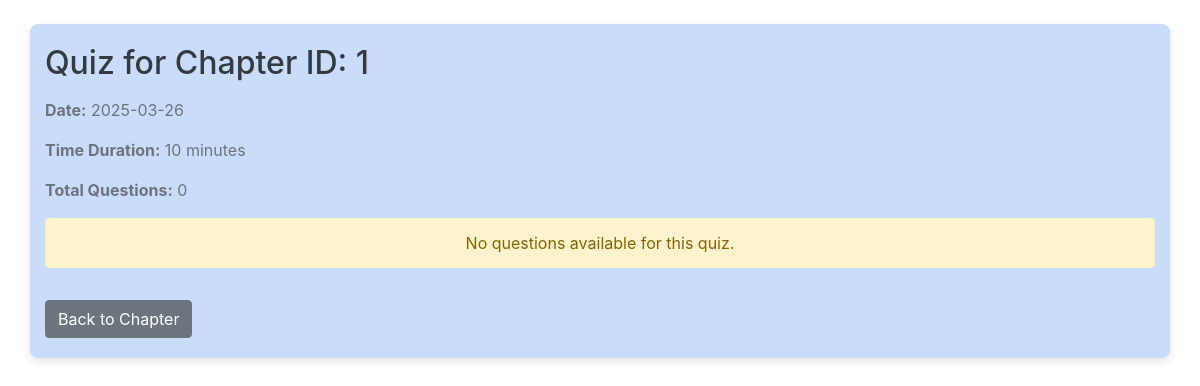
The app's page /quiz/1 with its own data.
### app.py (models this page shows)
class Quiz(db.Model):
    id = db.Column(db.Integer, primary_key=True)
    chapter_id = db.Column(db.Integer, db.ForeignKey('chapter.id'), nullable=False)
    date_of_quiz = db.Column(db.Date, nullable=False)
    time_duration = db.Column(db.Integer, nullable=False)
    remarks = db.Column(db.Text)
    chapter = db.relationship('Chapter', backref=db.backref('quizzes', lazy=True))

### app.py (the view)
@app.route('/quiz/<int:quiz_id>')
def start_quiz(quiz_id):
    quiz = Quiz.query.get_or_404(quiz_id)
    questions = Question.query.filter_by(quiz_id=quiz.id).all()
    return render_template('quiz.html', quiz=quiz, questions=questions)

### templates/quiz.html (shortened to what this page needs)
{% extends "base.html" %}
{% block body %}
<div class="container mt-4">
    <div class="row">
        <div class="col-md-12">
            {% if quiz %}
                <h2 class="mb-3">Quiz for Chapter ID: {{ quiz.chapter_id }}</h2>
                <p class="text-muted"><strong>Date:</strong> {{ quiz.date_of_quiz }}</p>
                <p class="text-muted"><strong>Time Duration:</strong> {{ quiz.time_duration }} minutes</p>
                <p class="text-muted"><strong>Total Questions:</strong> {{ questions|length }}</p>
                {% if questions %}
                    <form method="POST" action="{{ url_for('submit_quiz', quiz_id=quiz.id) }}">
                        {% for question in questions %}
                            <div class="card mb-3">
                                <div class="card-body">
                                    <h5 class="card-title">{{ loop.index }}. {{ question.question_statement }}</h5>
                                    <div class="form-check">
                                        <input class="form-check-input" type="radio" name="question_{{ question.id }}" value="{{ question.option1 }}" id="option1_{{ question.id }}" required>
                                        <label class="form-check-label" for="option1_{{ question.id }}">
                                            {{ question.option1 }}
                                        </label>
                                    </div>
                                    <div class="form-check">
                                        <input class="form-check-input" type="radio" name="question_{{ question.id }}" value="{{ question.option2 }}" id="option2_{{ question.id }}">
                                        <label class="form-check-label" for="option2_{{ question.id }}">
                                            {{ question.option2 }}
                                        </label>
                                    </div>
                                    <div class="form-check">
                                        <input class="form-check-input" type="radio" name="question_{{ question.id }}" value="{{ question.option3 }}" id="option3_{{ question.id }}">
                                        <label class="form-check-label" for="option3_{{ question.id }}">
                                            {{ question.option3 }}
                                        </label>
                                    </div>
                                    <div class="form-check">
                                        <input class="form-check-input" type="radio" name="question_{{ question.id }}" value="{{ question.option4 }}" id="option4_{{ question.id }}">
                                        <label class="form-check-label" for="option4_{{ question.id }}">
                                            {{ question.option4 }}
                                        </label>
                                    </div>
                                </div>
                            </div>
                        {% endfor %}
                        <button type="submit" class="btn btn-primary">Submit Quiz</button>
                    </form>
                {% else %}
                    <p class="alert alert-warning">No questions available for this quiz.</p>
                {% endif %}
            {% else %}
                <p class="alert alert-danger">Quiz not found.</p>
            {% endif %}
            <a href="{{ url_for('view_chapter_details', chapter_id=quiz.chapter_id) }}" class="btn btn-secondary mt-3">Back to Chapter</a>
        </div>
    </div>
</div>
{% endblock %}

### static/css/main.css (style rules this page uses)
body { font-family: 'Arial', sans-serif; background-image: url(https://preview.colorkit.co/color/1a1f33.png?static=true); background-size: cover; margin: 0; padding: 0; }
.container { max-width: 900px; margin: 40px auto; background-color: #CADCFC; padding: 20px; border-radius: 8px; box-shadow: 0 4px 8px rgba(0, 0, 0, 0.1); }
h2, h4 { color: #343a40; }
.btn { border-radius: 50px; padding: 8px 15px; }
.alert { border-radius: 5px; padding: 10px; text-align: center; }

### records on screen
Quiz: chapter_id "1", date_of_quiz "2025-03-26", time_duration "10"

### other values on screen
{{ questions|length }} "0"
